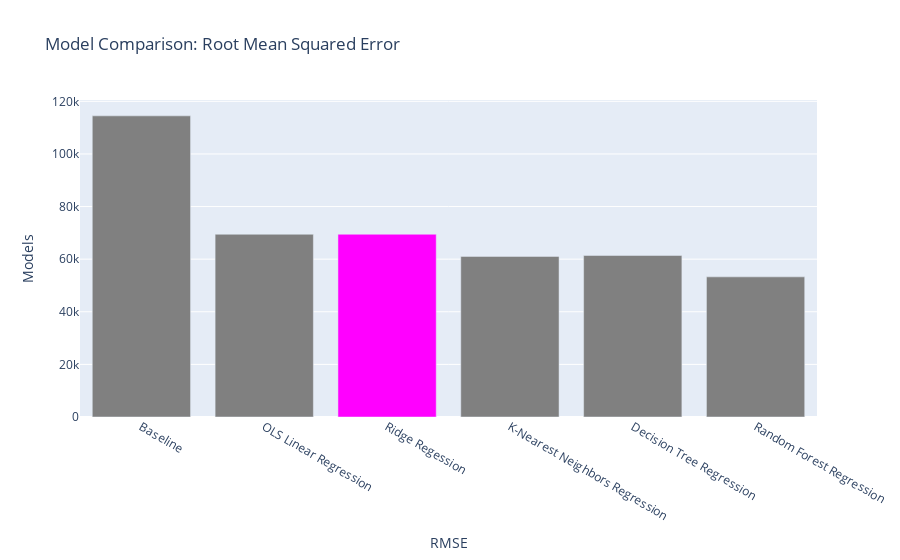

The notebook cell this image was saved under:
### Code cell
reopen_fig1

### Figure 1 — Plotly figure (JSON) as saved in the notebook; plotly's stock layout.template omitted (floating-point values rounded to 4 significant figures)
{"data": [{"marker": {"color": ["gray", "gray", "magenta", "gray", "gray", "gray"]}, "type": "bar", "x": ["Baseline", "OLS Linear Regression", "Ridge Regession", "K-Nearest Neighbors Regression", "Decision Tree Regression", "Random Forest Regression"], "y": [114485, 69479, 69478, 61061, 61408, 53270]}], "layout": {"autosize": true, "title": {"text": "Model Comparison: Root Mean Squared Error"}, "xaxis": {"autorange": true, "range": [-0.5, 5.5], "title": {"text": "RMSE"}, "type": "category"}, "yaxis": {"autorange": true, "range": [0, 120500.0], "title": {"text": "Models"}, "type": "linear"}}}
